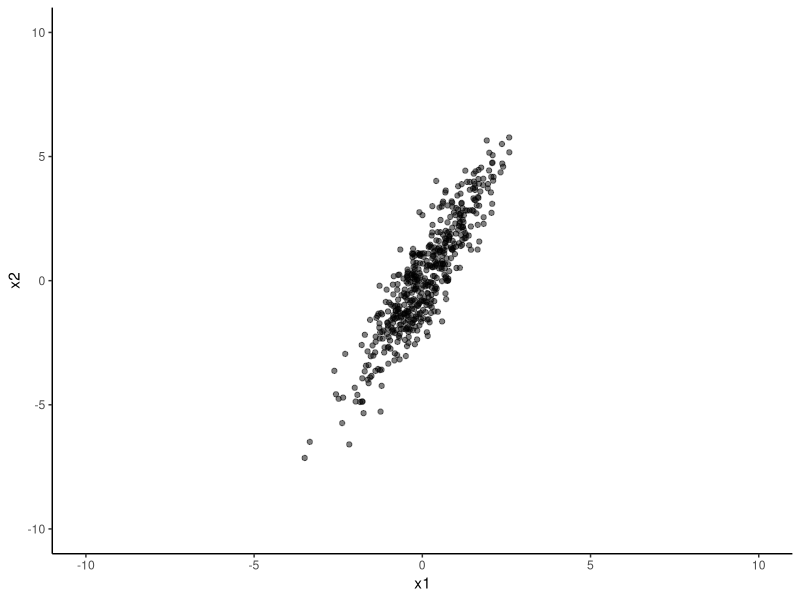
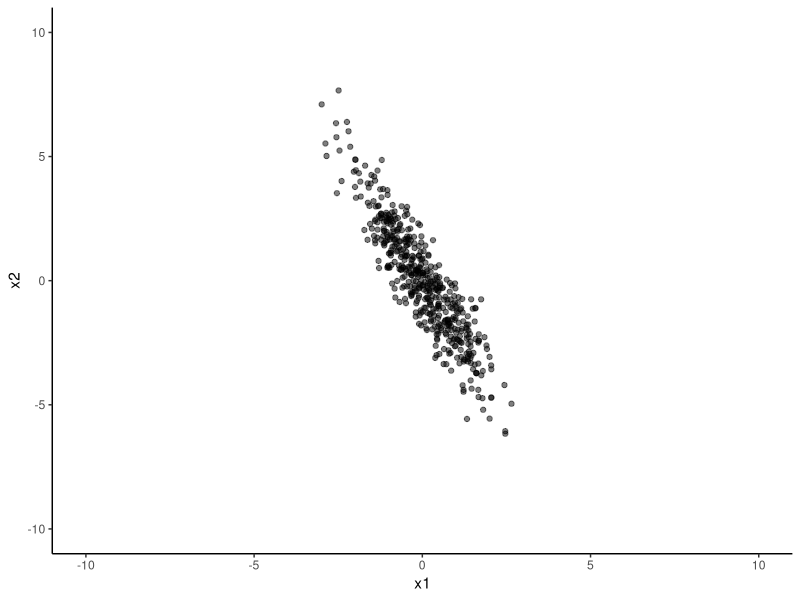
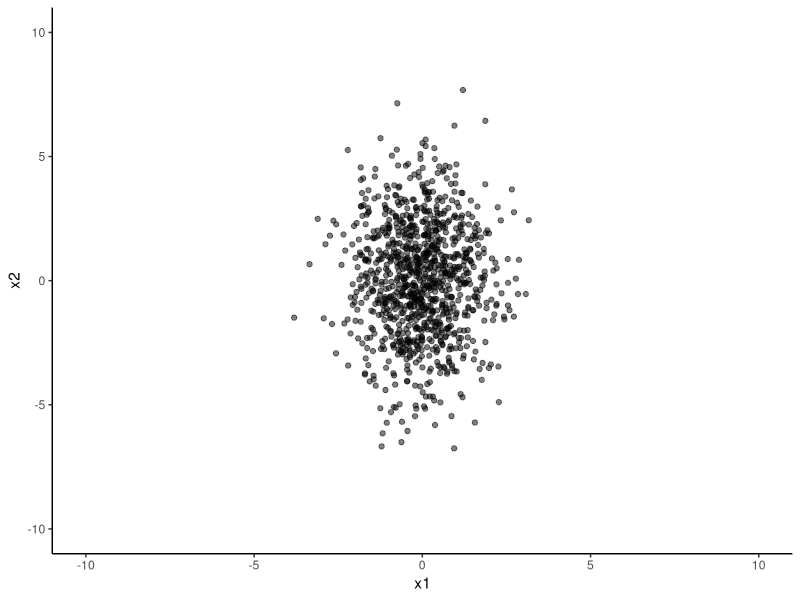
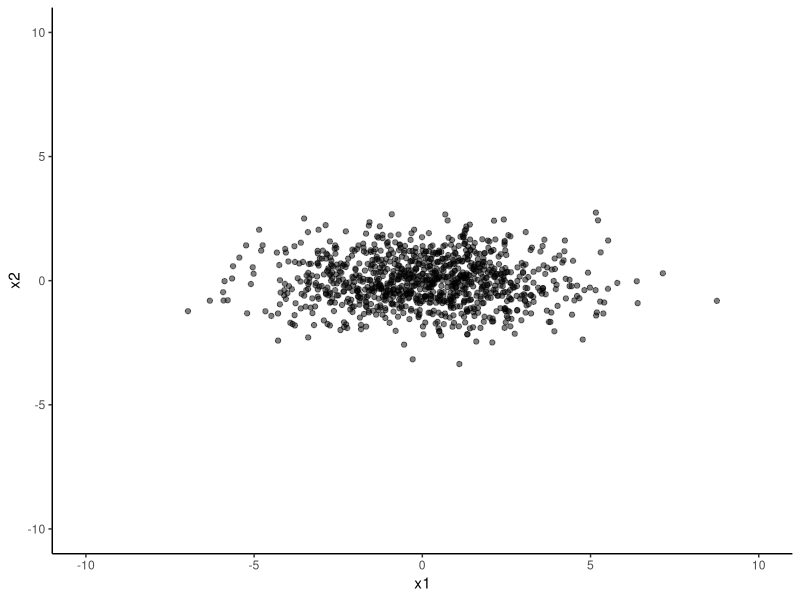

The R script that drew these images, in order:
## ---- chunk 1
knitr::opts_chunk$set(echo = TRUE)
## ---- chunk 2
library(MASS); library(ggplot2)
mySig <- matrix(c(1, 2, 2, 5), 2)

bivn <- as.data.frame(mvrnorm(500, mu = c(0,0), Sigma = mySig) )
ggplot(data=bivn, aes(x=bivn[,1], y=bivn[,2])) + geom_point(alpha=0.5) + theme_classic() + xlab("x1") + ylab("x2") + xlim(c(-10,10)) + ylim(c(-10,10))
## ---- chunk 3
library(MASS); library(ggplot2)
mySig <- matrix(c(1, -2, -2, 5), 2)

bivn <- as.data.frame(mvrnorm(500, mu = c(0,0), Sigma = mySig) )
ggplot(data=bivn, aes(x=bivn[,1], y=bivn[,2])) + geom_point(alpha=0.5) + theme_classic() + xlab("x1") + ylab("x2") + xlim(c(-10,10)) + ylim(c(-10,10))
## ---- chunk 4
library(MASS); library(ggplot2)
mySig <- matrix(c(1, 0, 0, 5), 2)

bivn <- as.data.frame(mvrnorm(1000, mu = c(0,0), Sigma = mySig) )
ggplot(data=bivn, aes(x=bivn[,1], y=bivn[,2])) + geom_point(alpha=0.5) + theme_classic() + xlab("x1") + ylab("x2")+ xlim(c(-10,10)) + ylim(c(-10,10))
## ---- chunk 5
library(MASS); library(ggplot2)
mySig <- matrix(c(5, 0, 0, 1), 2)

bivn <- as.data.frame(mvrnorm(1000, mu = c(0,0), Sigma = mySig) )
ggplot(data=bivn, aes(x=bivn[,1], y=bivn[,2])) + geom_point(alpha=0.5) + theme_classic() + xlab("x1") + ylab("x2") + xlim(c(-10,10)) + ylim(c(-10,10))
